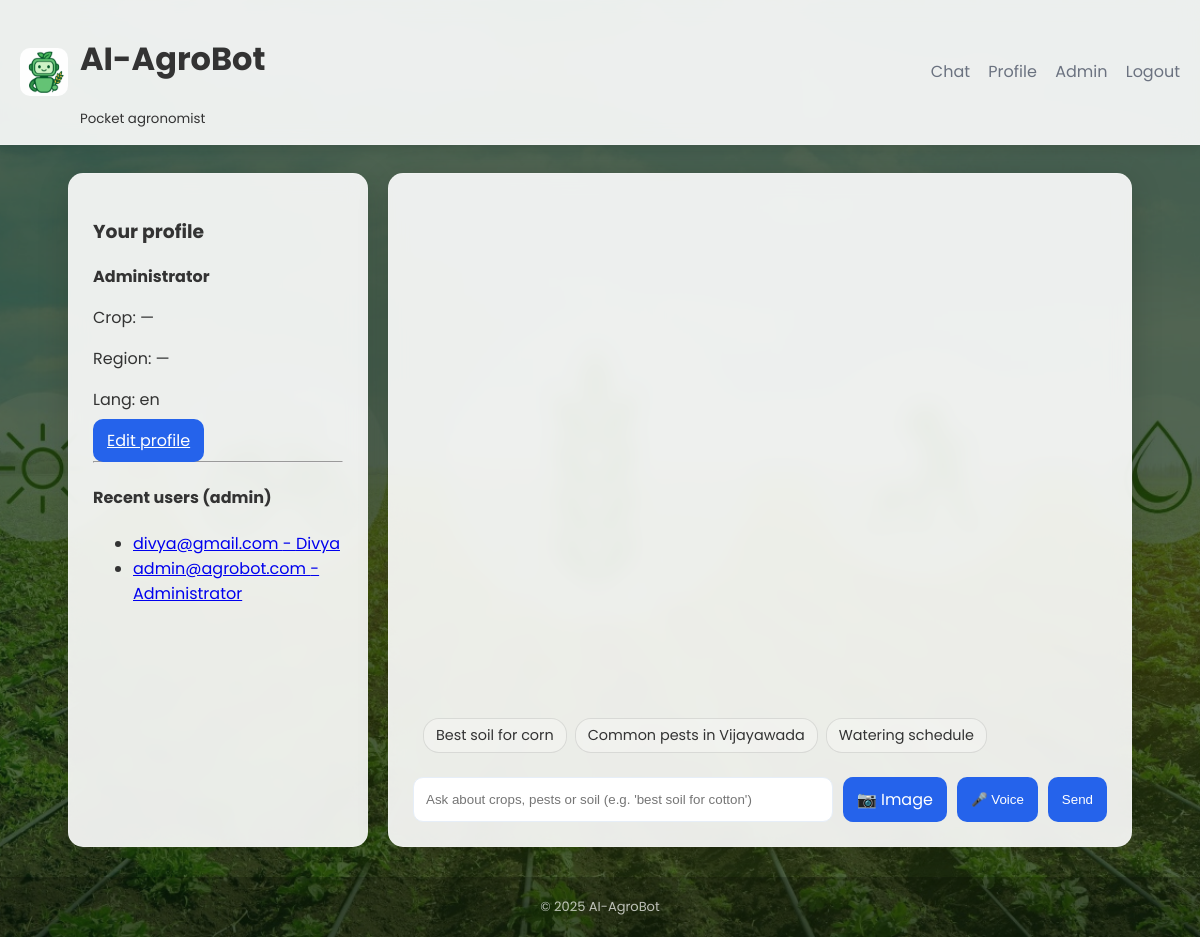
Page / (signed in) on the earlier database version.
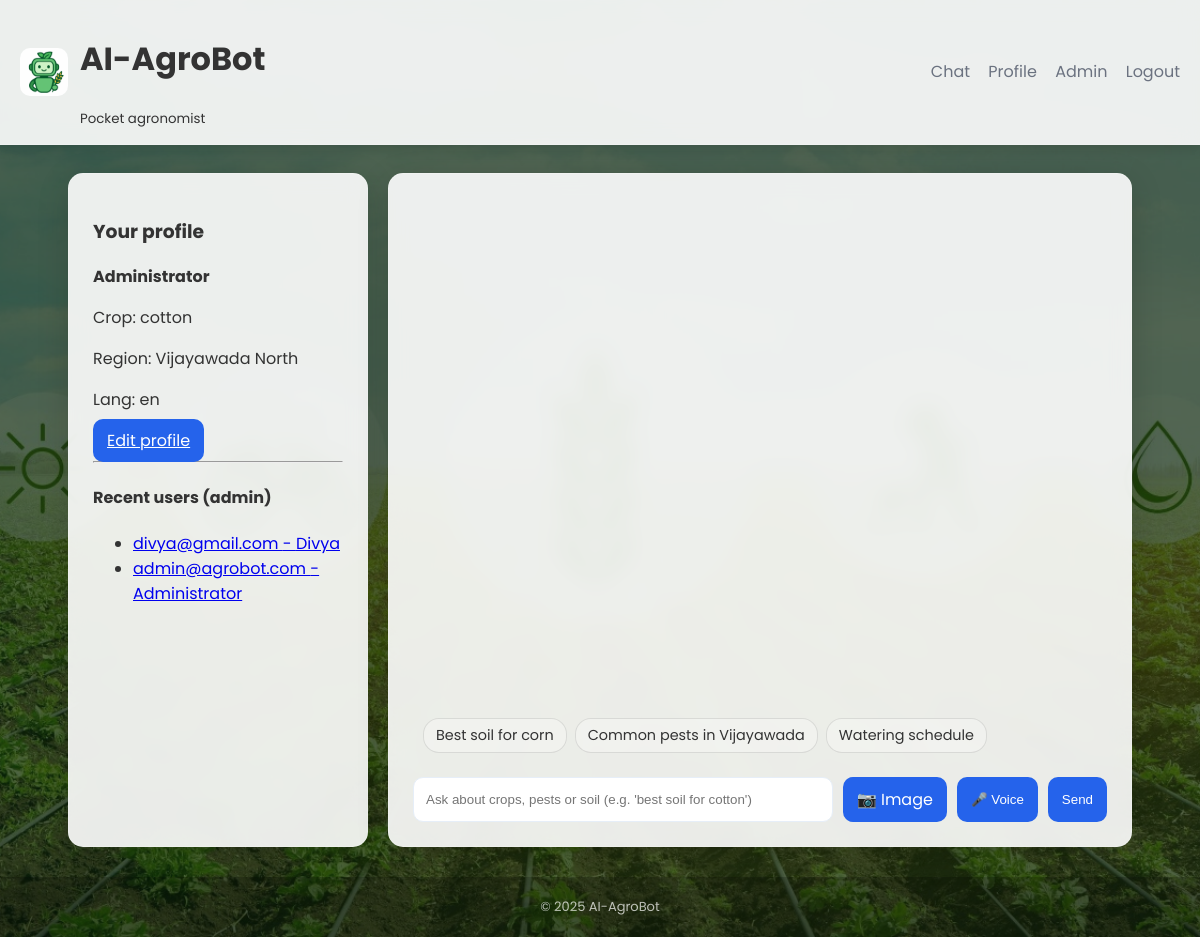
Same page on the later database version.
### database.py (models this page shows)
class User(UserMixin, db.Model):
    __tablename__ = "users"
    id = db.Column(db.Integer, primary_key=True)
    email = db.Column(db.String(200), unique=True, nullable=False)
    password = db.Column(db.String(200), nullable=False)
    name = db.Column(db.String(100))
    role = db.Column(db.String(20), default="farmer")
    primary_crop = db.Column(db.String(100))
    region = db.Column(db.String(100))
    preferred_language = db.Column(db.String(20), default="en")

### app.py (the view)
@app.route("/")
def index():
    recent_users = []
    if current_user.is_authenticated and current_user.role == "admin":
        recent_users = User.query.order_by(User.id.desc()).limit(20).all()
    return render_template("index.html", recent_users=recent_users)

### app.py (called while the page is built)
def get_locale():
    if current_user.is_authenticated:
        return current_user.preferred_language
    return request.accept_languages.best_match(app.config['LANGUAGES'])

@login_manager.user_loader
def load_user(user_id):
    return db.session.get(User, int(user_id))

### templates/index.html (shortened to what this page needs)
{% extends "base.html" %}
{% block content %}
<div class="container">
  <aside class="sidebar card">
    <h3>{{ _('Your profile') }}</h3>
    {% if current_user.is_authenticated %}
      <p><strong>{{ current_user.name or current_user.email }}</strong></p>
      <p>{{ _('Crop:') }} {{ current_user.primary_crop or "—" }}</p>
      <p>{{ _('Region:') }} {{ current_user.region or "—" }}</p>
      <p>{{ _('Lang:') }} {{ current_user.preferred_language or "en" }}</p>
      <a class="btn" href="{{ url_for('profile') }}">{{ _('Edit profile') }}</a>
    {% else %}
      <p>
        <a href="{{ url_for('login') }}">{{ _('Login') }}</a>
        {{ _('to save chat & see profile.') }}
      </p>
    {% endif %}
    {% if recent_users %}
      <hr>
      <h4>{{ _('Recent users (admin)') }}</h4>
      <ul class="user-list">
        {% for u in recent_users %}
          <li><a href="{{ url_for('admin_view_user', user_id=u.id) }}">{{ u.email }} - {{ u.name or '—' }}</a></li>
        {% endfor %}
      </ul>
    {% endif %}
  </aside>
  <section class="chat-panel card">
    <div id="messages" class="messages" aria-live="polite">
        </div>
    <div class="suggestion-chips">
        <button class="chip">{{ _('Best soil for corn') }}</button>
        <button class="chip">{{ _('Common pests in Vijayawada') }}</button>
        <button class="chip">{{ _('Watering schedule') }}</button>
    </div>
    <form id="chatForm" class="chat-form" onsubmit="return false;">
        <input id="msg" aria-label="{{ _('Type your question') }}" placeholder="{{ _("Ask about crops, pests or soil (e.g. 'best soil for cotton')") }}" autocomplete="off">
        <label for="imageInput" class="btn" style="cursor: pointer;" title="{{ _('Upload Image for Analysis') }}">
            {{ _('📷 Image') }}
        </label>
        <button id="voiceBtn" type="button" class="btn" title="{{ _('Voice Input') }}">{{ _('🎤 Voice') }}</button>
        <button id="sendBtn" type="button" class="btn">{{ _('Send') }}</button>
    </form>
</section>
</div>
{% endblock %}

### templates/base.html (shortened to what this page needs)
<!doctype html>
<html lang="en">
<head>
  <link rel="stylesheet" href="{{ url_for('static', filename='style.css') }}">
</head>
<body>
  <header class="topbar">
    <div class="brand"><img src="{{ url_for('static', filename='bot.png') }}" class="logo" alt="bot"><div>
      <h1>{{ _('AI-AgroBot') }}</h1>
      <small>{{ _('Pocket agronomist') }}</small>
    </div></div>
    <nav class="nav">
      <a href="{{ url_for('index') }}">{{ _('Chat') }}</a>
      {% if current_user.is_authenticated %}
        <a href="{{ url_for('profile') }}">{{ _('Profile') }}</a>
        {% if current_user.role == 'admin' %}<a href="{{ url_for('admin_dashboard') }}">{{ _('Admin') }}</a>{% endif %}
        <a href="{{ url_for('logout') }}">{{ _('Logout') }}</a>
      {% else %}
        <a href="{{ url_for('login') }}">{{ _('Login') }}</a>
        <a href="{{ url_for('register') }}">{{ _('Register') }}</a>
      {% endif %}
    </nav>
  </header>
  <main class="main">
    {% block content %}{% endblock %}
  </main>
  <footer class="footer">{{ _('© 2025 AI-AgroBot') }} </footer>
</body>
</html>

### static/style.css (style rules this page uses)
:root { --brand:#2563eb;--muted:#6b7280;--bg:#f3f4f6;--card:#ffffff }
* { box-sizing:border-box }
body { font-family:Inter,system-ui,Segoe UI,Roboto,Arial;margin:0;background:var(--bg);color:#111 }
.topbar { display:flex;align-items:center;justify-content:space-between;padding:14px 20px;background:var(--card);box-shadow:0 2px 6px rgba(0,0,0,0.06) }
.brand { display:flex;align-items:center;gap:12px }
.logo { width:48px;height:48px;border-radius:10px }
.nav a { margin-left:14px;color:var(--muted);text-decoration:none }
.main { max-width:1100px;margin:28px auto;padding:0 18px }
.container { display:grid;grid-template-columns:300px 1fr;gap:20px }
.sidebar { background:var(--card);padding:18px;border-radius:12px;box-shadow:0 6px 18px rgba(16,24,40,0.04) }
.chat-panel { display:flex;flex-direction:column }
.messages { background:var(--card);height:520px;border-radius:12px;padding:16px;overflow:auto;border:1px solid #eef2ff }
.chat-form { display:flex;gap:10px;margin-top:12px }
.chat-form input { flex:1;padding:12px;border-radius:10px;border:1px solid #e6eef8 }
.btn,button { background:var(--brand);color:white;border:none;padding:10px 14px;border-radius:10px;cursor:pointer }
.footer { padding:20px;text-align:center;color:var(--muted);font-size:13px;margin-top:30px }
body { font-family: 'Poppins', sans-serif; background-image: url('/static/bg.jpg'); background-size: cover; background-position: center; background-attachment: fixed; margin: 0; color: #333; }
body::before { content: ''; position: fixed; top: 0; left: 0; width: 100%; height: 100%; background-color: rgba(10, 38, 10, 0.7); z-index: -1; }
.card { background: rgba(255, 255, 255, 0.9); backdrop-filter: blur(10px); border-radius: 15px; box-shadow: 0 8px 32px 0 rgba(0, 0, 0, 0.15); padding: 24px; border: 1px solid rgba(255, 255, 255, 0.18); }
.topbar { background: rgba(255, 255, 255, 0.9); backdrop-filter: blur(10px); box-shadow: 0 4px 12px 0 rgba(0, 0, 0, 0.1); border-bottom: 1px solid rgba(255, 255, 255, 0.18); }
.messages { background: transparent; border: none; flex-grow: 1; }
.footer { color: rgba(255, 255, 255, 0.7); margin-top: 30px; background: rgba(0, 0, 0, 0.2); padding: 20px; }
.suggestion-chips { display: flex; flex-wrap: wrap; gap: 8px; margin-bottom: 12px; padding: 0 10px; }
.chip { background-color: rgba(255, 255, 255, 0.3); border: 1px solid rgba(0, 0, 0, 0.1); border-radius: 16px; padding: 6px 12px; font-size: 0.9em; font-family: 'Poppins', sans-serif; color: #333; cursor: pointer; transition: background-color 0.2s, box-shadow 0.2s; }

Differences in the rows shown:
changed User "admin@agrobot.com": primary_crop "—" → "cotton"; region "—" → "Vijayawada North"
